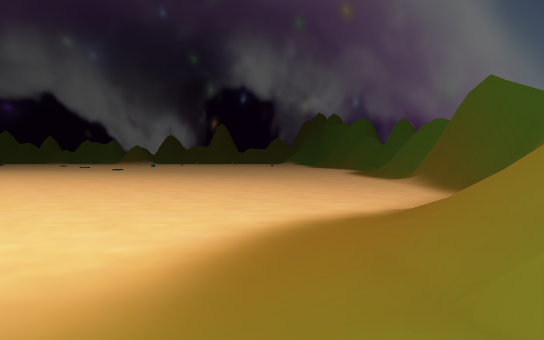
[1] (above)

24 first-person views from a walk through a Unity game level. The camera is 1.5 m above the floor, tilts 2° down and sees 80° across. The floor is counted in squares, 2 m on a side. Each view is taken from the middle of a square. On the plan, view 1 faces up. The plan holds only what a view shows up to about 11 squares ahead; the rest is blank. The place goes on beyond the plan. The player is left out.

[2]
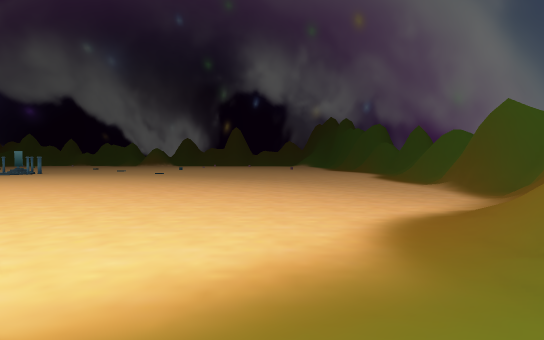

[3]
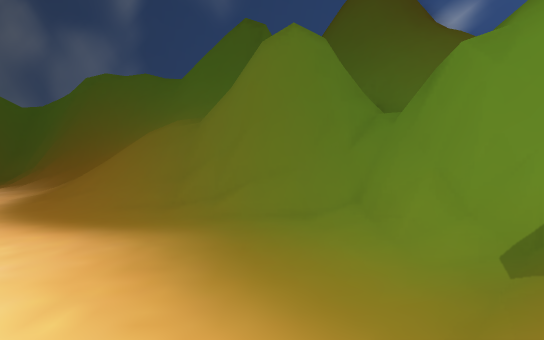

[4]
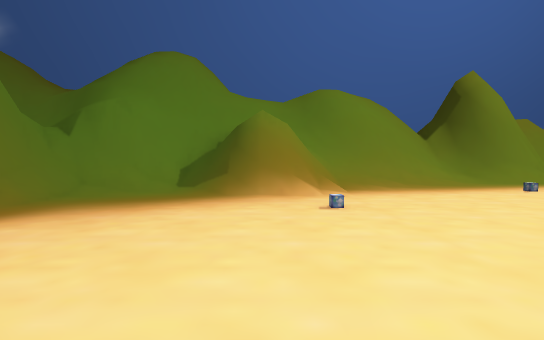

[5]
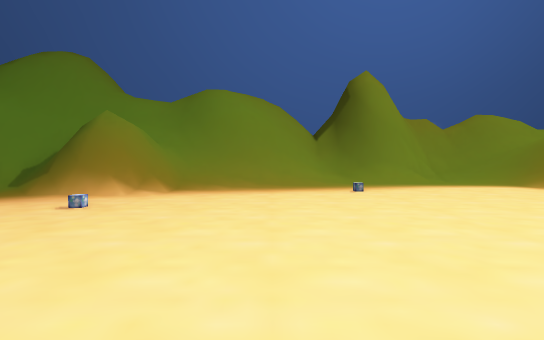

[6]
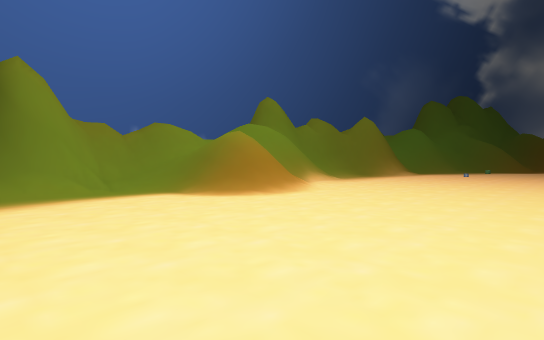

[7]
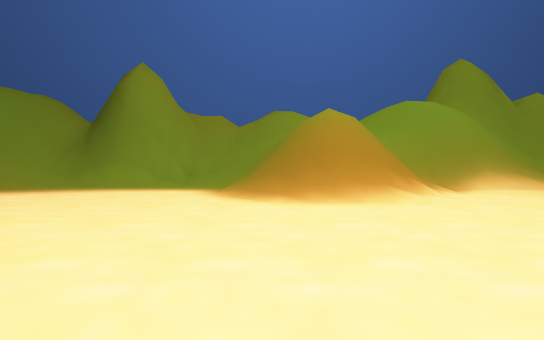

[8]
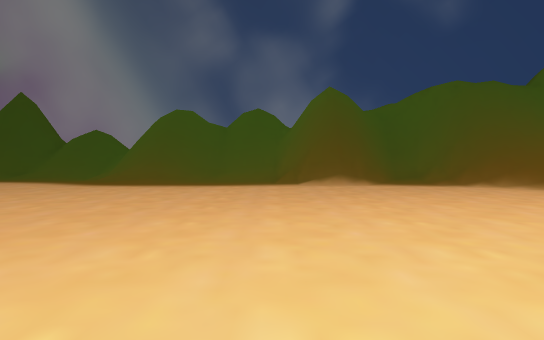

[9]
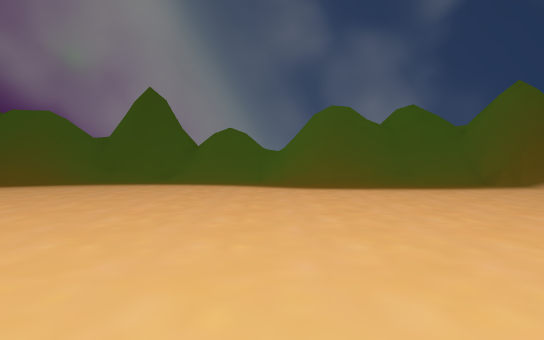

[10]
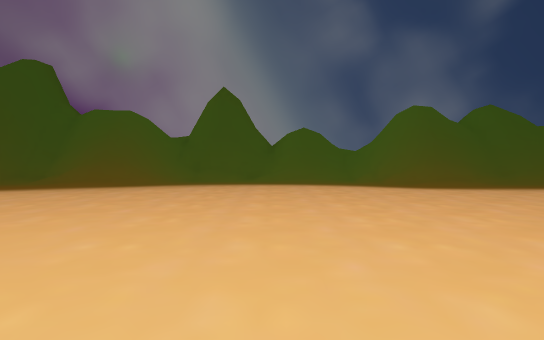

[11]
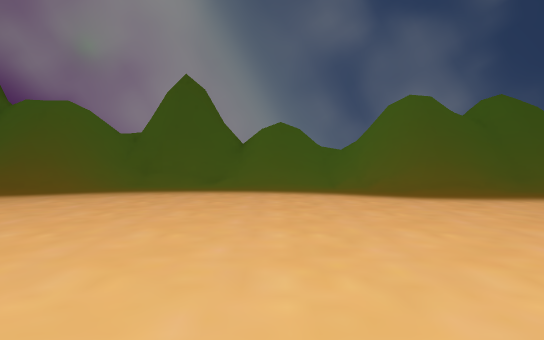

[12]
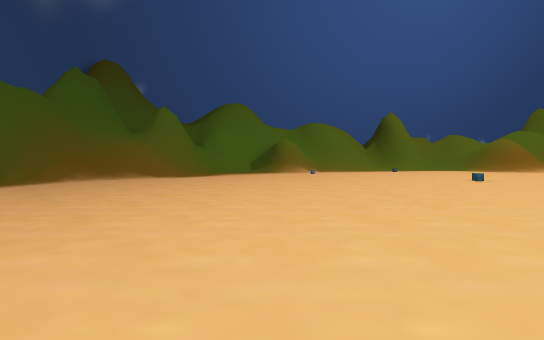

[13]
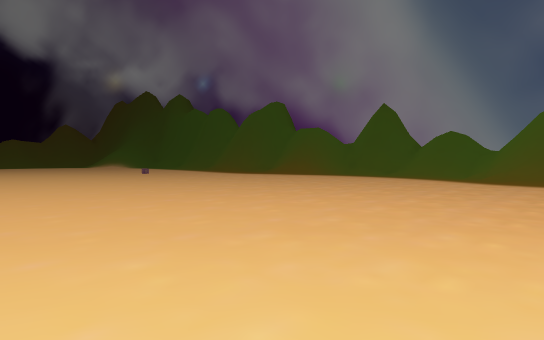

[14]
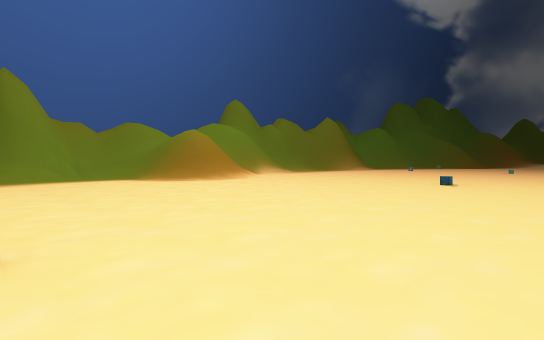

[15]
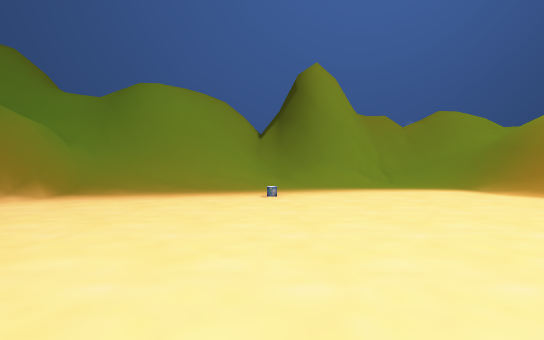

[16]
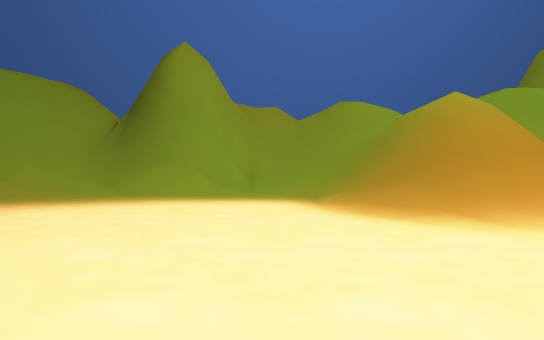

[17]
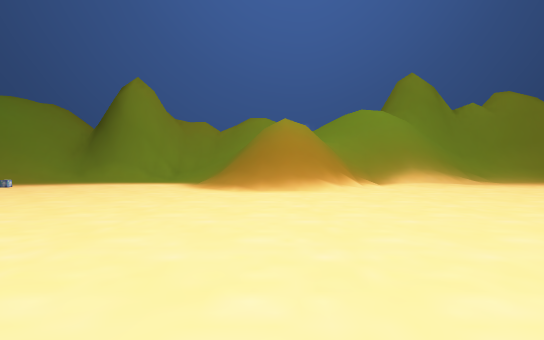

[18]
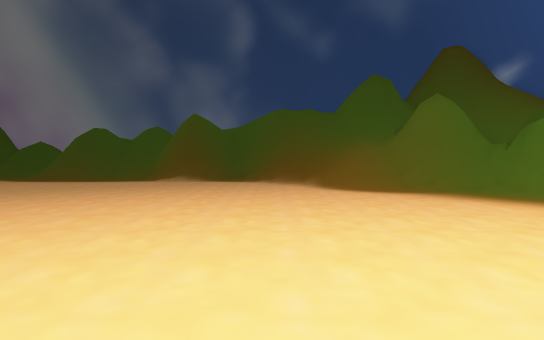

[19]
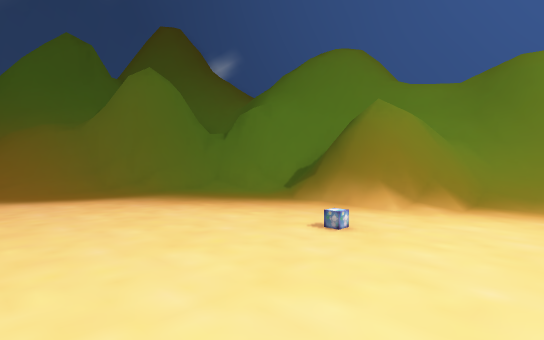

[20]
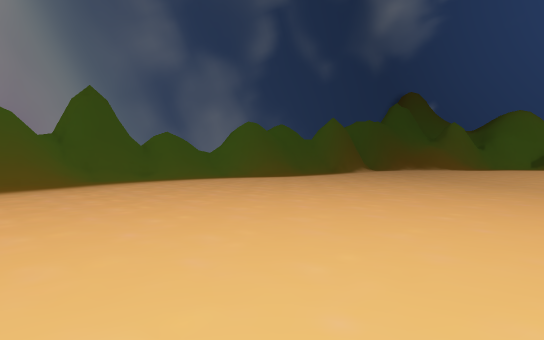

[21]
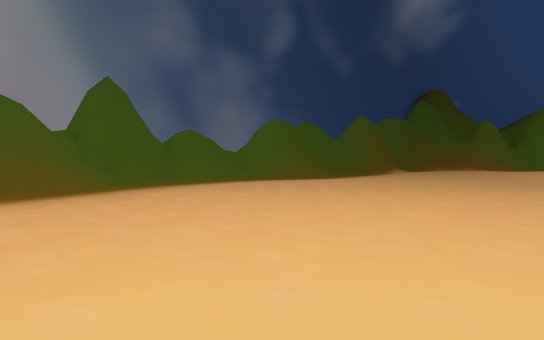

[22]
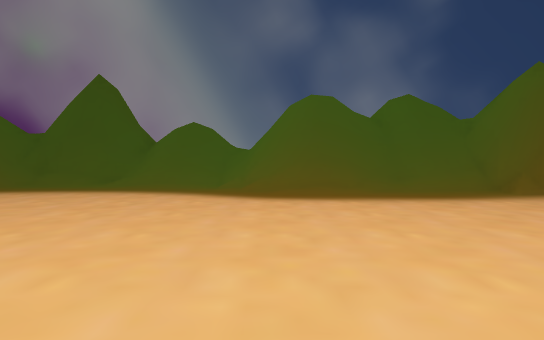

[23]
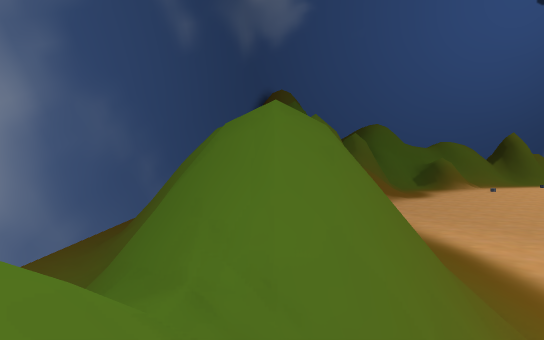

[24]
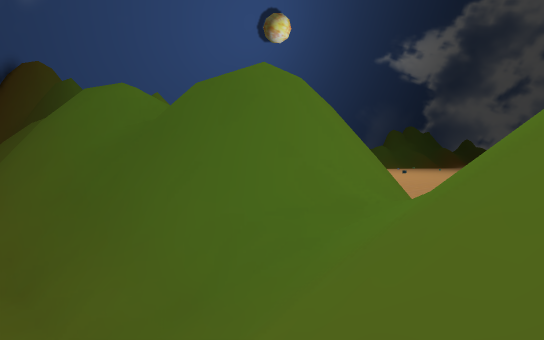

### Floor plan
Key: @ floor where view 1 was taken; # wall or solid block; . main floor; : floor 4 m higher than the main floor; + floor 4.75 m higher than the main floor; / step, stairs or slope; = window, fence, low wall or low ledge; ^ raised ledge; v drop or lower ground; O other object.
Columns run from 22 left of view 1 to 12 right of it. Each row starts with its distance up from view 1.
 27                 ............=^
 26                 .........../=^
 25                 ............/^^
 24                 ............//^^
 23                 ............./#
 22                 ............./##
 21                 .............///
 20                ..............///
 19                ............../////
 18                ............./////
 17                .............###//
 16                .............####//
 15                .............=#+v#/.
 14                 ............==::#/.
 13                .............==++##.
 12                .............==+
 11              ..............=^==
 10              ..............^
  9        ....................=^
  8 .........................../^
  7 .........................../#
  6 ..........................=##
  5 ........................./##
  4 .......................////#
  3 .......................////#
  2 .......................////#
  1 .................O.....=##/#
  0 ......................@#####
 -1 ...////..........//////##
 -2 ..//////....O.../=/=/###
 -3 ////////.....//////###
 -4 v=// /////=///###//=##
 -5 //// ///=####=#vv#//#
 -6  ////==/=#  #///////#
 -7 #    ///     //
 -8 #

Where each view was taken, in squares from view 1:
view 1: 0 up, 0 right, facing up
view 2: 2 down, 2 left, facing up
view 3: 0 up, 4 left, facing right
view 4: 6 up, 4 left, facing down
view 5: 6 up, 8 left, facing down
view 6: 6 up, 10 left, facing down-left
view 7: 5 up, 16 left, facing down
view 8: 12 up, 5 left, facing right
view 9: 18 up, 4 left, facing right
view 10: 21 up, 4 left, facing right
view 11: 20 up, 2 left, facing right
view 12: 17 up, 3 left, facing down
view 13: 15 up, 7 left, facing up-right
view 14: 9 up, 10 left, facing down-left
view 15: 5 up, 10 left, facing down
view 16: 3 up, 14 left, facing down
view 17: 7 up, 17 left, facing down
view 18: 6 up, 10 left, facing right
view 19: 4 up, 7 left, facing down-right
view 20: 27 up, 5 left, facing down-right
view 21: 27 up, 3 left, facing down-right
view 22: 17 up, 2 left, facing right
view 23: 20 up, 8 right, facing down
view 24: 19 up, 11 right, facing down-left
